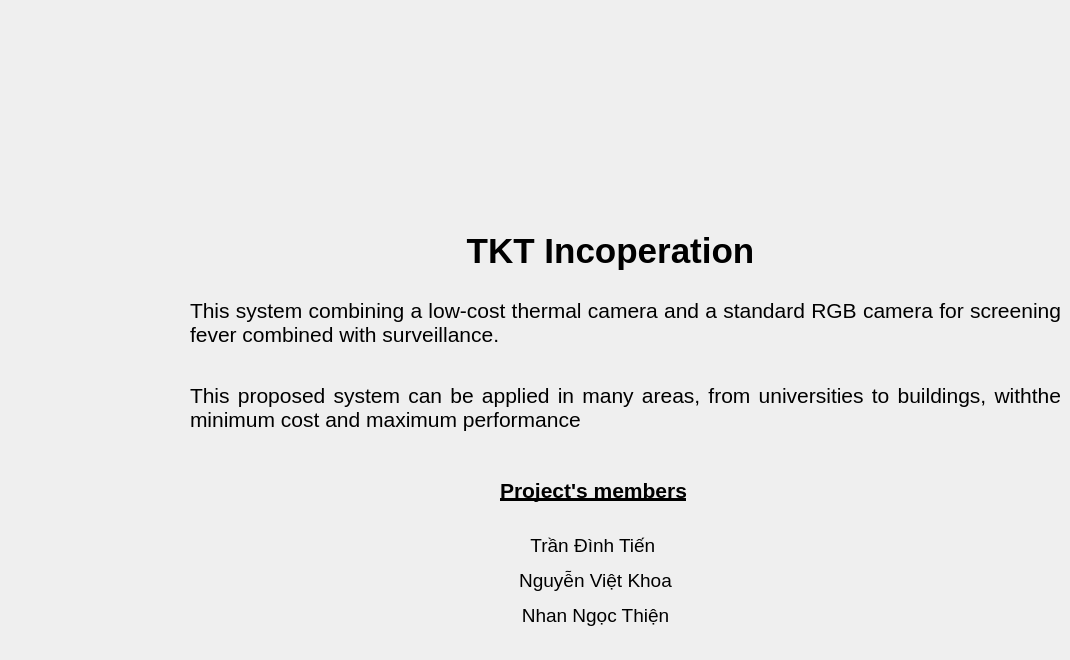
      <widget class="QWidget" name="product_info">
       <widget class="QLabel" name="label_3">
        <property name="geometry">
         <rect>
          <x>510</x>
          <y>40</y>
          <width>201</width>
          <height>191</height>
         </rect>
        </property>
        <property name="text">
         <string/>
        </property>
        <property name="pixmap">
         <pixmap>../images/logo.png</pixmap>
        </property>
       </widget>
       <widget class="QLabel" name="label_4">
        <property name="geometry">
         <rect>
          <x>400</x>
          <y>220</y>
          <width>421</width>
          <height>61</height>
         </rect>
        </property>
        <property name="font">
         <font>
          <pointsize>26</pointsize>
          <weight>75</weight>
          <bold>true</bold>
         </font>
        </property>
        <property name="text">
         <string>TKT Incoperation</string>
        </property>
        <property name="alignment">
         <set>Qt::AlignCenter</set>
        </property>
       </widget>
       <widget class="QLabel" name="label_5">
        <property name="geometry">
         <rect>
          <x>190</x>
          <y>270</y>
          <width>871</width>
          <height>191</height>
         </rect>
        </property>
        <property name="font">
         <font>
          <pointsize>16</pointsize>
         </font>
        </property>
        <property name="text">
         <string>&lt;html&gt;&lt;head/&gt;&lt;body&gt;&lt;p align=&quot;justify&quot;&gt;This system combining a low-cost thermal camera and a standard RGB camera for screening fever combined with surveillance. &lt;br/&gt;&lt;/p&gt;&lt;p align=&quot;justify&quot;&gt;This proposed system can be applied in many areas, from universities to buildings, withthe minimum cost and maximum performance&lt;/p&gt;&lt;/body&gt;&lt;/html&gt;</string>
        </property>
        <property name="scaledContents">
         <bool>false</bool>
        </property>
        <property name="wordWrap">
         <bool>true</bool>
        </property>
       </widget>
       <widget class="QLabel" name="label_6">
        <property name="geometry">
         <rect>
          <x>500</x>
          <y>510</y>
          <width>191</width>
          <height>141</height>
         </rect>
        </property>
        <property name="text">
         <string>&lt;html&gt;&lt;head/&gt;&lt;body&gt;&lt;p align=&quot;center&quot;&gt;&lt;span style=&quot; font-size:14pt;&quot;&gt;Trần Đình Tiến &lt;/span&gt;&lt;/p&gt;&lt;p align=&quot;center&quot;&gt;&lt;span style=&quot; font-size:14pt;&quot;&gt;Nguyễn Việt Khoa&lt;/span&gt;&lt;/p&gt;&lt;p align=&quot;center&quot;&gt;&lt;span style=&quot; font-size:14pt;&quot;&gt;Nhan Ngọc Thiện&lt;/span&gt;&lt;/p&gt;&lt;/body&gt;&lt;/html&gt;</string>
        </property>
       </widget>
       <widget class="QLabel" name="label_7">
        <property name="geometry">
         <rect>
          <x>500</x>
          <y>470</y>
          <width>211</width>
          <height>41</height>
         </rect>
        </property>
        <property name="text">
         <string>&lt;html&gt;&lt;head/&gt;&lt;body&gt;&lt;p&gt;&lt;span style=&quot; font-size:16pt; font-weight:600; text-decoration: underline;&quot;&gt;Project's members&lt;/span&gt;&lt;/p&gt;&lt;/body&gt;&lt;/html&gt;</string>
        </property>
       </widget>
      </widget>
